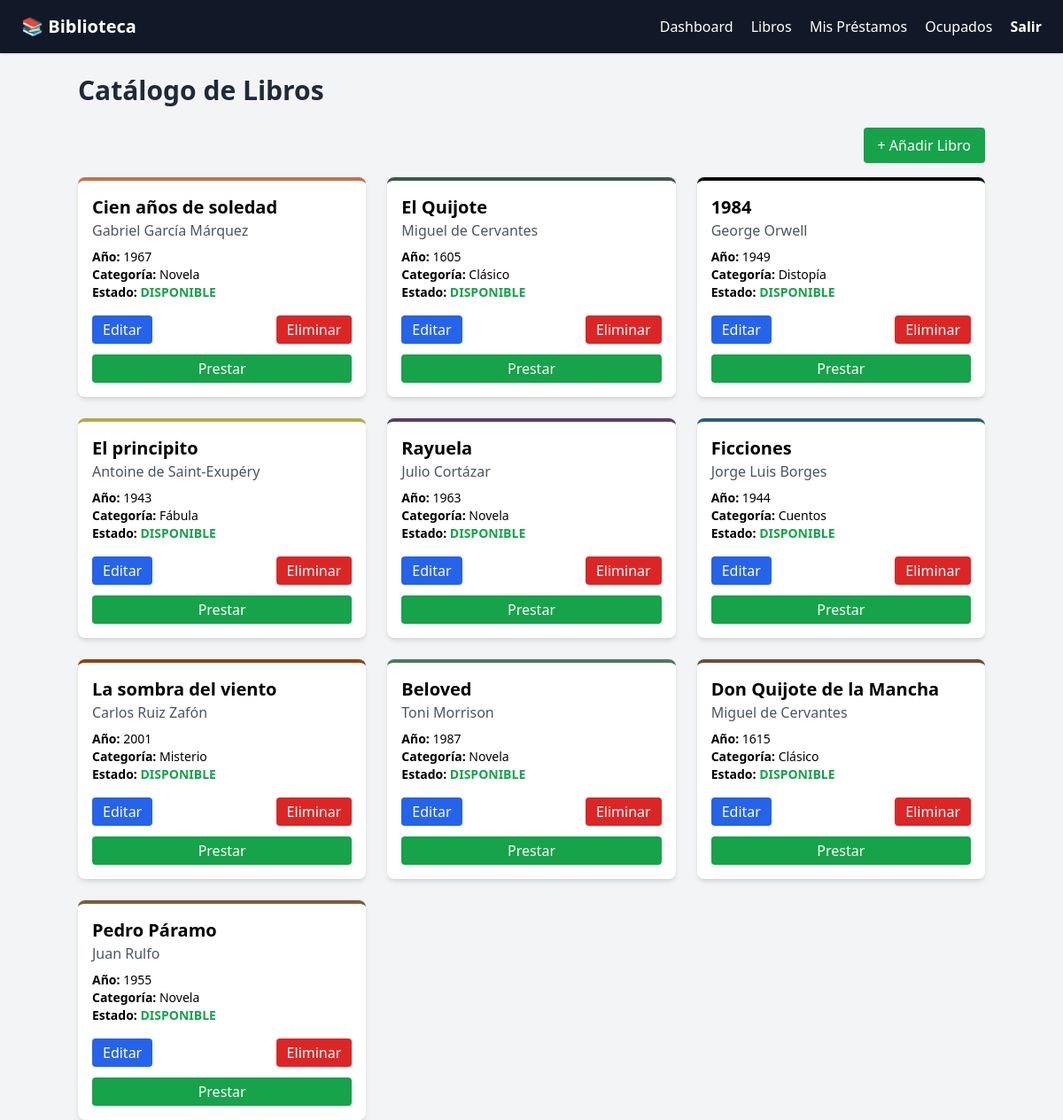
The page /books (signed in) on the database as committed earlier.
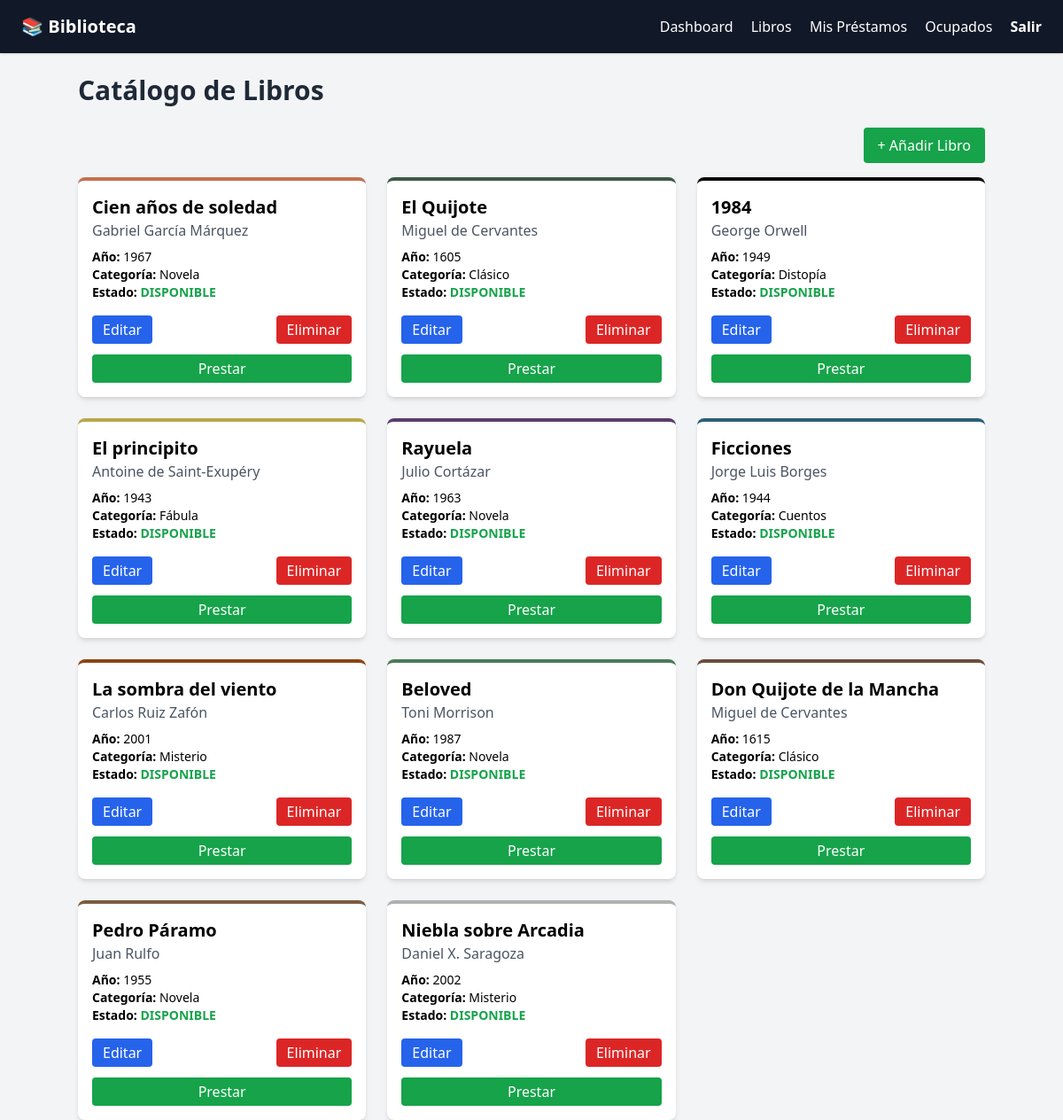
The same page on the database as committed later.
### tables this page shows
CREATE TABLE books (
    id INTEGER PRIMARY KEY AUTOINCREMENT,
    title TEXT NOT NULL,
    author TEXT,
    cover_color TEXT,
    year INTEGER,
    status TEXT DEFAULT 'DISPONIBLE',
    category TEXT DEFAULT 'Otro',
    available INTEGER DEFAULT 1
);

### app.py (the view)
    @app.route('/books')
    @login_required
    def books():
        conn = app.get_db_connection()
        books = conn.execute("SELECT * FROM books").fetchall()
        conn.close()
        return render_template('books.html', books=books)

### templates/books.html
{% extends "base.html" %}
{% block content %}
<h2 class="text-3xl font-bold text-gray-800 mb-6">Catálogo de Libros</h2>
<div class="flex justify-end mb-4">
    <a href="{{ url_for('add_book') }}"
       class="px-4 py-2 bg-green-600 text-white rounded hover:bg-green-700">
        + Añadir Libro
    </a>
</div>
<div class="grid grid-cols-1 sm:grid-cols-2 md:grid-cols-3 gap-6">
    {% for book in books %}
    <div class="bg-white shadow-md rounded-lg p-4 border-t-4"
         style="border-color: {{ book['cover_color'] }}">
        <h3 class="text-xl font-bold">{{ book['title'] }}</h3>
        <p class="text-gray-600">{{ book['author'] }}</p>
        <div class="mt-2 text-sm">
            <p><strong>Año:</strong> {{ book['year'] }}</p>
            <p><strong>Categoría:</strong> {{ book['category'] }}</p>
            <p><strong>Estado:</strong>
                <span class="font-semibold
                    {% if book['status']=="DISPONIBLE" %}text-green-600{% else %}text-red-600{% endif %}">
                    {{ book['status'] }}
                </span>
            </p>
        </div>
        <div class="flex justify-between mt-4">
            <a href="{{ url_for('edit_book', book_id=book['id']) }}"
               class="px-3 py-1 bg-blue-600 text-white rounded hover:bg-blue-700">
               Editar
            </a>
            <form action="{{ url_for('delete_book', book_id=book['id']) }}" method="POST">
                <button class="px-3 py-1 bg-red-600 text-white rounded hover:bg-red-700">
                    Eliminar
                </button>
            </form>
        </div>
        {% if book['available'] %}
        <form action="{{ url_for('loan', book_id=book['id']) }}" method="POST" class="mt-3">
            <button class="w-full bg-green-600 text-white py-1 rounded hover:bg-green-700">
                Prestar
            </button>
        </form>
        {% else %}
        <p class="mt-3 text-center text-red-600 font-semibold">No disponible</p>
        {% endif %}
    </div>
    {% endfor %}
</div>
{% endblock %}

Rows that differ between the two databases and show on the page:
added books: title "Niebla sobre Arcadia", author "Daniel X. Saragoza", year "2002", category "Misterio", status "DISPONIBLE"
